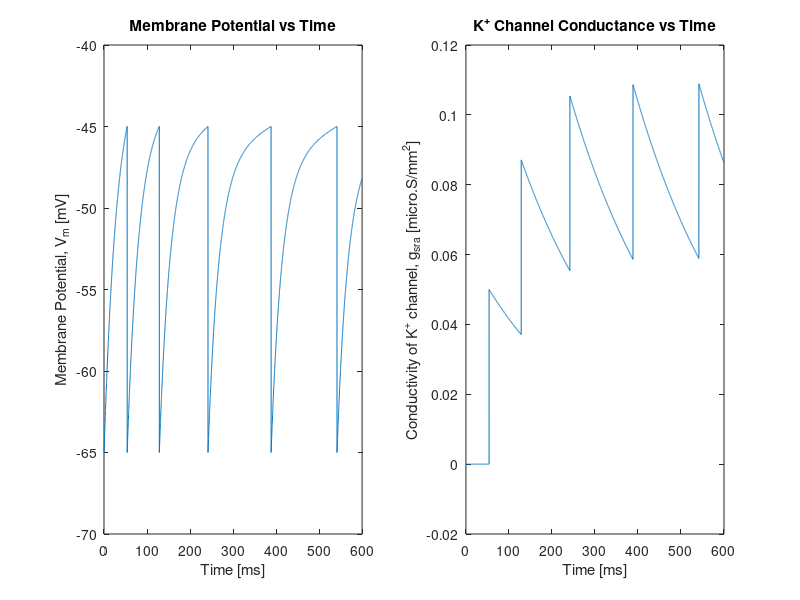

Recreate this plot in MATLAB.
% THEORETICAL NEUROSCIENCE - EX.4, SEYMA BAYRAK %
% -LIF Model with spike frequency adaptation-
% Part 1 

% Defining parameters, a time and current vector firstly

T=600;                  % total time (ms)
dt=0.1;                 % time interval to be used in iteration (ms)
t=0:dt:T;               % time vector between 0 and 600 ms by incr. dt

EL=-65;                 % reversal leak potential (mV)
EK=-75;                 % reversal potentiol for K+ ion (mV)

Vrst=-65;               % reset potential for neuron (mV)
Vth=-45;                % threshold pot. for action pot. to be occured (mV)

i0=12;                  % amplitude of input current (nA/mm^2)
ie=zeros(1,length(t));  
ie=ie+i0;               % a constant valued input current vector  

cm=15;                  % capacitance of membrane per unit area (nF/mm^2)

% Conductances (micro .S/mm^2)
gL=0.5;                 % leak conductance 
g_sra(1)=0;             % 1st element of conduc. vector of K+ channel 
dg_sra=0.05;            % increment of g_sra subsequent elements

V_eff=[];               % an empty vector for effective equilib. potential
V(1)=EL;                % membrane potential at time=0 is -65 mV
t_eff=[];               % an empty vector-effective value of time constant
t_sra= 250;             % (ms)

% Computation of g_sra, t_eff, V_eff, V iteratively 
% note: g_sra is time dependent, therefore also t_eff and V_eff

for i=1:(length(t)-1)
    
    if V(i)<Vth          % if membrane potential exceeds threshold value
        
        g_sra(i+1)=g_sra(i)*exp(-dt/t_sra);
        t_eff(i)=cm/(gL+g_sra(i));
        V_eff(i)=(gL*EL+g_sra(i)*EK+ie(i))/(gL+g_sra(i));
        V(i+1)=V_eff(i)+(  V(i)- V_eff(i)  )*exp(-dt/t_eff(i));
        
    else                % if membrane potential is below of threshold val.

        g_sra(i+1)=g_sra(i)+dg_sra;
        t_eff(i)=cm/(gL+g_sra(i));
        V_eff(i)=(gL*EL+g_sra(i)*EK+ie(i))/(gL+g_sra(i));
        V(i+1)=Vrst;
    end
    
end

subplot(1,2,1)
plot(t,V)
title('Membrane Potential vs Time')
xlabel('Time [ms]')
ylabel('Membrane Potential, V_m [mV]')
axis([0 600 -70 -40])

subplot(1,2,2)
plot(t,g_sra)
title('K^+ Channel Conductance vs Time')
xlabel('Time [ms]')
ylabel('Conductivity of K^+ channel, g_{sra} [micro.S/mm^2]')
axis([0 600 -0.02 0.12])

